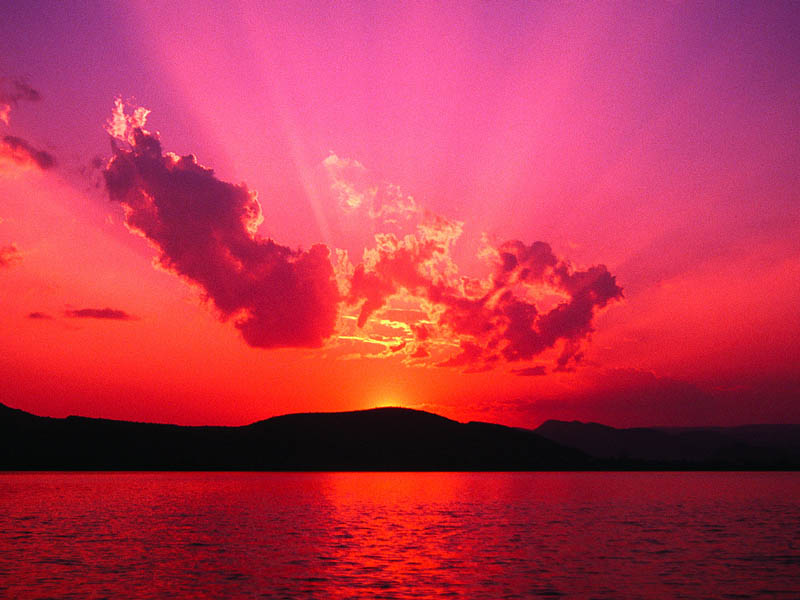
%> input picture TuXiang/sunset.jpg, 800 x 600 px
$ octave sy1_1.m   (GNU Octave 9; MATLAB toolbox functions it lacks are replaced by stand-ins)
%> lines starting %> are read from the running program, lines starting %| are printed output that depends on the picture; in (x1, y1, x2, y2) boxes, pixels count from 0 and x2, y2 are one past the last pixel; in counts of white or black regions, pixels touching at a corner belong together; the program's own positions count from 1
clear;
org = imread('C:\Users\Administrator\Desktop\sunset.jpg');
%> org is the input picture: size 600x800x3 uint8; mean R, G, B 185, 51.3, 77.5
subplot(1,3,1);
imshow(org);

gray = rgb2gray(org);
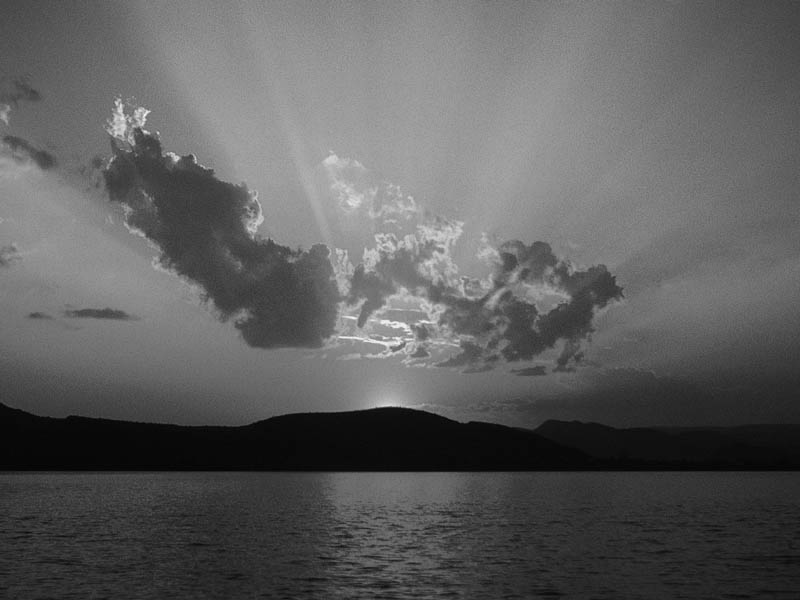
%> gray: size 600x800 uint8; min 3, max 249, mean 94.3
subplot(1,3,2);
imshow(gray);

bw = im2bw(org,0.5);
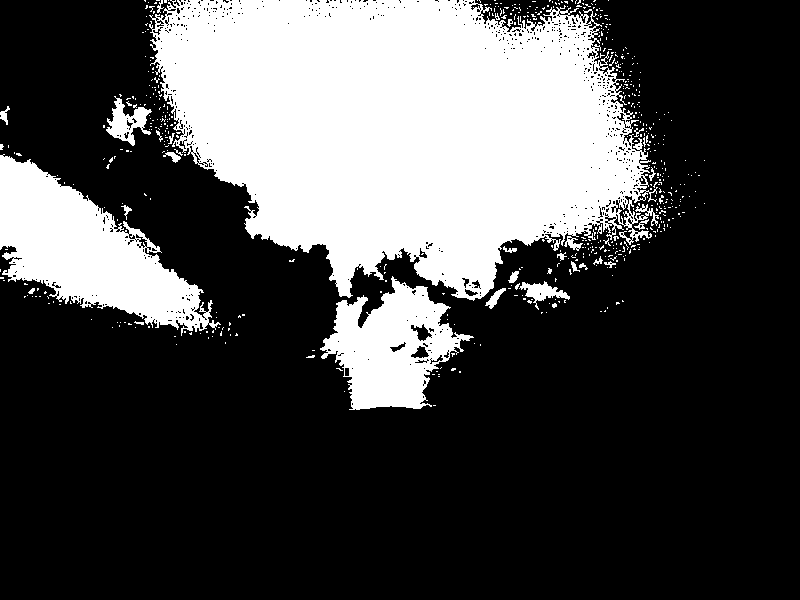
%> bw: size 600x800 logical; 29.1% white; 569 white regions (541 under 20 px), largest, box (x1, y1, x2, y2) and area: (149, 0, 659, 301) 106308, (0, 154, 221, 336) 18094, (320, 276, 474, 410) 10770
subplot(1,3,3);
imshow(bw);

$ run again, with TuXiang/iris.tif saved as TuXiang/sunset.jpg
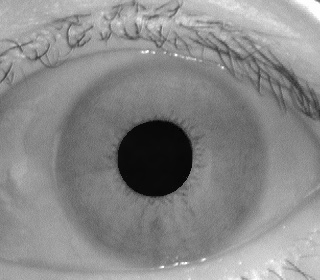
%> input picture TuXiang/iris.tif, 320 x 280 px
%> org is the input picture: size 280x320 uint8; min 0, max 255, mean 136.7
%> `bw = im2bw(org,0.5);`:
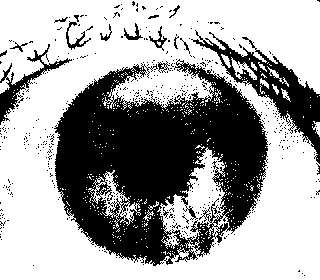
%> bw: size 280x320 logical; 64% white; 483 black regions (466 under 20 px), largest, box (x1, y1, x2, y2) and area: (54, 59, 268, 266) 25890, (191, 30, 320, 164) 3725, (0, 44, 72, 125) 996
